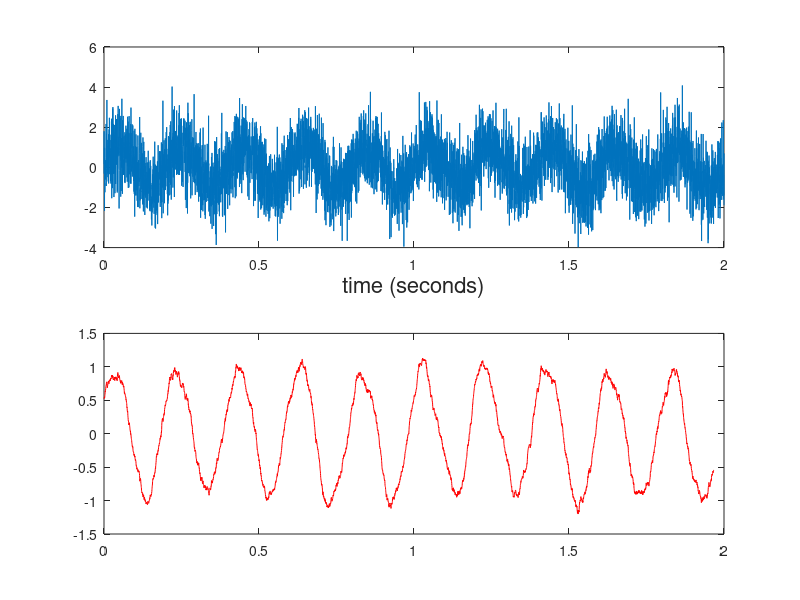

This figure's MATLAB source:
%Example #3 : Rolling average filter

close all; clear all;  
 
T=2; % total time period over which signal was sampled
fs=3000; % Sampling rate

t=0.0:1/fs:T;
y=sin(2*pi*5*t);
n=randn(1,length(t));
y1=y+n;

subplot(2,1,1), plot(t,y1);
xlabel('time (seconds)','FontSize',16);


N=100;

for i=1:length(t)-N
    
    a(i)=mean(y1(i:N+i));
    
end

subplot(2,1,2), plot(t(1:length(t)-N),a,'r');   

